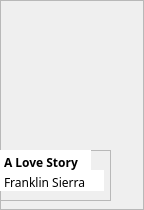
            <widget class="QFrame" name="frame_33">
             <property name="geometry">
              <rect>
               <x>159</x>
               <y>9</y>
               <width>144</width>
               <height>210</height>
              </rect>
             </property>
             <property name="frameShape">
              <enum>QFrame::StyledPanel</enum>
             </property>
             <property name="frameShadow">
              <enum>QFrame::Raised</enum>
             </property>
             <widget class="QLabel" name="label_25">
              <property name="geometry">
               <rect>
                <x>0</x>
                <y>0</y>
                <width>111</width>
                <height>141</height>
               </rect>
              </property>
              <property name="text">
               <string/>
              </property>
              <property name="pixmap">
               <pixmap resource="Resources.qrc">:/images/book-covers/book11.png</pixmap>
              </property>
              <property name="scaledContents">
               <bool>true</bool>
              </property>
             </widget>
             <widget class="QFrame" name="frame_35">
              <property name="geometry">
               <rect>
                <x>0</x>
                <y>150</y>
                <width>111</width>
                <height>51</height>
               </rect>
              </property>
              <property name="frameShape">
               <enum>QFrame::StyledPanel</enum>
              </property>
              <property name="frameShadow">
               <enum>QFrame::Raised</enum>
              </property>
              <widget class="QPlainTextEdit" name="plainTextEdit_45">
               <property name="geometry">
                <rect>
                 <x>0</x>
                 <y>0</y>
                 <width>91</width>
                 <height>21</height>
                </rect>
               </property>
               <property name="styleSheet">
                <string notr="true">font-weight: bold;
font-family: Baloo 2;
background: white;</string>
               </property>
               <property name="frameShape">
                <enum>QFrame::NoFrame</enum>
               </property>
               <property name="verticalScrollBarPolicy">
                <enum>Qt::ScrollBarAlwaysOff</enum>
               </property>
               <property name="tabChangesFocus">
                <bool>false</bool>
               </property>
               <property name="lineWrapMode">
                <enum>QPlainTextEdit::WidgetWidth</enum>
               </property>
               <property name="plainText">
                <string>A Love Story</string>
               </property>
               <property name="textInteractionFlags">
                <set>Qt::TextSelectableByKeyboard|Qt::TextSelectableByMouse</set>
               </property>
              </widget>
              <widget class="QPlainTextEdit" name="plainTextEdit_46">
               <property name="geometry">
                <rect>
                 <x>0</x>
                 <y>20</y>
                 <width>104</width>
                 <height>21</height>
                </rect>
               </property>
               <property name="styleSheet">
                <string notr="true">font-family: Baloo 2;
background: white;</string>
               </property>
               <property name="frameShape">
                <enum>QFrame::NoFrame</enum>
               </property>
               <property name="verticalScrollBarPolicy">
                <enum>Qt::ScrollBarAlwaysOff</enum>
               </property>
               <property name="plainText">
                <string>Franklin Sierra</string>
               </property>
              </widget>
             </widget>
            </widget>
